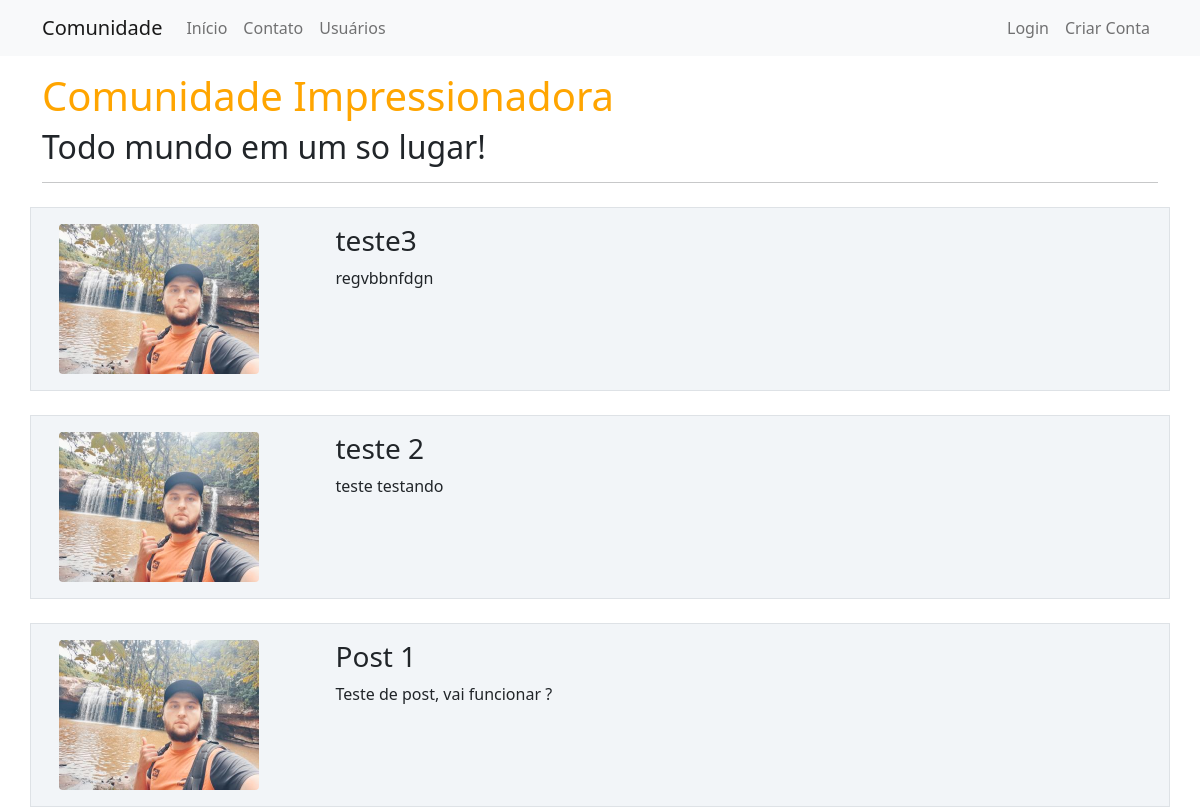
Before: / with the older database file.
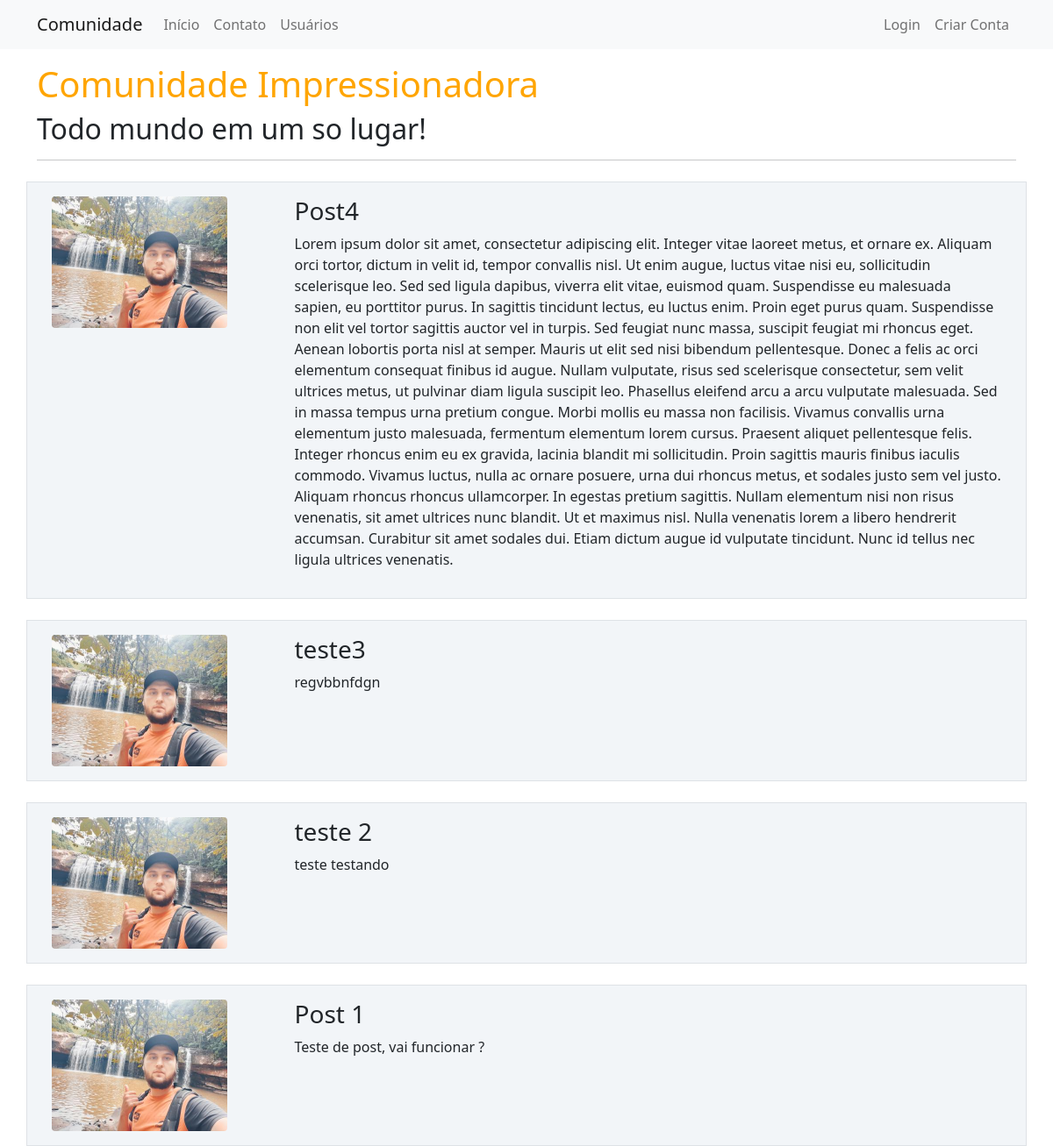
After: the same page with the newer database file.
### comunidadeimpressionadora/model.py (models this page shows)
class Post(database.Model):
    id = database.Column(database.Integer, primary_key=True)
    titulo = database.Column(database.String, nullable=False)
    corpo = database.Column(database.String, nullable=False)
    data_criacao = database.Column(database.DateTime, nullable=False, default=datetime.utcnow)
    id_usuario = database.Column(database.Integer, database.ForeignKey('usuario.id'), nullable=False)

class Usuario(database.Model, UserMixin):
    id = database.Column(database.Integer, primary_key=True)
    username = database.Column(database.String, nullable=False)
    email = database.Column(database.String, nullable=False, unique=True)
    senha = database.Column(database.String, nullable=False)
    foto_perfil = database.Column(database.String, default='default.jpg')
    post = database.relationship('Post', backref='autor', lazy=True)
    cursos = database.Column(database.String, default='usuario não informado', nullable=False)

### comunidadeimpressionadora/routes.py (the view)
@app.route("/")
def inicio():
    posts = Post.query.order_by(Post.id.desc())
    return render_template('home.html', posts=posts)

### comunidadeimpressionadora/templates/home.html
{%extends'base.html'%}
{%block body%}
<div class="container mt-3">
    <h1 style="color:orange"> Comunidade Impressionadora </h1>
    <h2>Todo mundo em um so lugar!</h2>
    <hr>
    {% for post in posts%}
    <div class="row border mt-4 p-3 meupost">
        <div class="col col-3">
            <div class="image pe-2"><img src="{{ post.autor.foto_perfil }}" class="rounded" width="200"></div>
        </div>
        <div class="col col-9">
            <h3>{{ post.titulo}}</h3>
            <p>{{ post.corpo }}</p>
        </div>
    </div>
    {% endfor %}
</div>
{%endblock%}

### comunidadeimpressionadora/templates/base.html (shortened to what this page needs)
<!DOCTYPE html>
<html lang="pt-br">
<head>
    <link href="https://cdn.jsdelivr.net/npm/bootstrap@5.1.3/dist/css/bootstrap.min.css" rel="stylesheet"
>
    <link rel="stylesheet" type="text/css"  href="{{ url_for('static', filename='main.css') }}" >
</head>
<body>
{% include 'navbar.html'%}
{%block body%}
{% endblock %}
</body>
</html>

### comunidadeimpressionadora/templates/navbar.html (shortened to what this page needs)
<nav class="navbar navbar-expand-lg navbar-light bg-light">
    <div class="container-fluid container">
        <a class="navbar-brand" href="{{ url_for('inicio') }}">Comunidade</a>
        <div class="collapse navbar-collapse" id="navbarSupportedContent">
            <ul class="navbar-nav me-auto mb-2 mb-lg-0">
                <li class="nav-item">
                    <a class="nav-link" aria-current="page" href="{{ url_for('inicio') }}">Início</a>
                </li>
                <li class="nav-item">
                    <a class="nav-link" href="{{ url_for('contato') }}">Contato</a>
                </li>
                <li class="nav-item">
                    <a class="nav-link" href="{{ url_for('usuarios') }}">Usuários</a>
                </li>
            </ul>
            <ul class=" navbar-nav  ">
                {% if current_user.is_authenticated %}
                    <li>
                        <a class="nav-link" href="{{ url_for('criar_post') }}">Cria Post</a>
                    </li>
                    <li>
                        <a class="nav-link" href="{{ url_for('perfil') }}">Meu Perfil</a>
                    </li>
                    <li>
                        <a class="nav-link" href="{{ url_for('sair') }}">Sair</a>
                    </li>
                {% else %}
                    <li>
                        <a class="nav-link" href="{{ url_for('login') }}">Login</a>
                    </li>
                    <li>
                        <a class="nav-link" href="{{ url_for('login') }}">Criar Conta</a>
                    </li>
                {% endif %}
            </ul>
        </div>
    </div>
</nav>

### comunidadeimpressionadora/static/main.css (style rules this page uses)
.meupost { background: #f2f5f8 !important; }

Changed rows visible on the page:
added Post: autor.foto_perfil (picture), titulo "Post4", corpo "Lorem ipsum dolor sit amet, consectetur adipiscing elit. Integer vitae laoreet metus, et ornare ex. Aliquam orci tortor, dictum in velit id, tempor convallis nisl. Ut enim augue, luctus vitae nisi eu, sollicitudin scelerisque leo. Sed sed ligula dapibus, viverra elit vitae, euismod quam. Suspendisse eu malesuada sapien, eu porttitor purus. In sagittis tincidunt lectus, eu luctus enim. Proin eget purus quam. Suspendisse non elit vel tortor sagittis auctor vel in turpis. Sed feugiat nunc massa, suscipit feugiat mi rhoncus eget. Aenean lobortis porta nisl at semper. Mauris ut elit sed nisi bibendum pellentesque. Donec a felis ac orci elementum consequat finibus id augue. Nullam vulputate,…"
